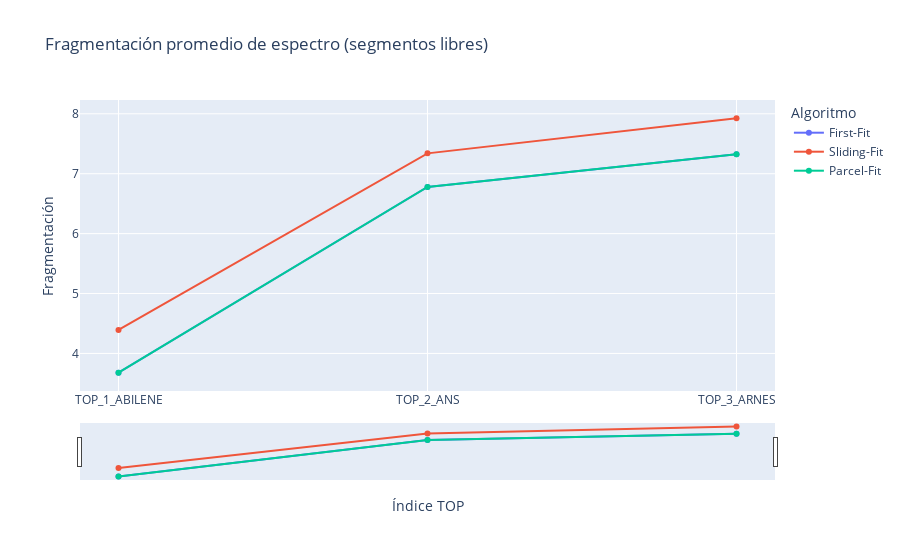

This figure's notebook cell:
### Code cell
fig_frag = go.Figure()
for alg_label in df_metrics["algorithm"].unique():
    alg_df = df_metrics[df_metrics["algorithm"] == alg_label].sort_values("rank")
    fig_frag.add_trace(
        go.Scatter(
            x=alg_df["rank"],
            y=alg_df["fragmentation"],
            mode="lines+markers",
            name=alg_label,
            text=alg_df["topology"],
            hovertemplate="%{text}<br>Fragmentación=%{y:.2f}<extra>%{fullData.name}</extra>",
        )
    )

fig_frag.update_layout(
    title="Fragmentación promedio de espectro (segmentos libres)",
    xaxis=dict(
        title="Índice TOP",
        tickmode="array",
        tickvals=tick_vals,
        ticktext=tick_text,
        rangeslider=dict(visible=True),
    ),
    yaxis=dict(title="Fragmentación"),
    legend_title_text="Algoritmo",
)
fig_frag.show()

### Figure 1 — Plotly figure (JSON) as saved in the notebook; plotly's stock layout.template omitted (floating-point values rounded to 4 significant figures)
{"data": [{"hovertemplate": "%{text}<br>Fragmentación=%{y:.2f}<extra>%{fullData.name}</extra>", "mode": "lines+markers", "name": "First-Fit", "text": ["TOP_1_ABILENE", "TOP_2_ANS", "TOP_3_ARNES"], "type": "scatter", "x": [1, 2, 3], "y": [3.679, 6.78, 7.325]}, {"hovertemplate": "%{text}<br>Fragmentación=%{y:.2f}<extra>%{fullData.name}</extra>", "mode": "lines+markers", "name": "Sliding-Fit", "text": ["TOP_1_ABILENE", "TOP_2_ANS", "TOP_3_ARNES"], "type": "scatter", "x": [1, 2, 3], "y": [4.393, 7.34, 7.925]}, {"hovertemplate": "%{text}<br>Fragmentación=%{y:.2f}<extra>%{fullData.name}</extra>", "mode": "lines+markers", "name": "Parcel-Fit", "text": ["TOP_1_ABILENE", "TOP_2_ANS", "TOP_3_ARNES"], "type": "scatter", "x": [1, 2, 3], "y": [3.679, 6.78, 7.325]}], "layout": {"legend": {"title": {"text": "Algoritmo"}}, "title": {"text": "Fragmentación promedio de espectro (segmentos libres)"}, "xaxis": {"rangeslider": {"visible": true}, "tickmode": "array", "ticktext": ["TOP_1_ABILENE", "TOP_2_ANS", "TOP_3_ARNES"], "tickvals": [1, 2, 3], "title": {"text": "Índice TOP"}}, "yaxis": {"title": {"text": "Fragmentación"}}}}
